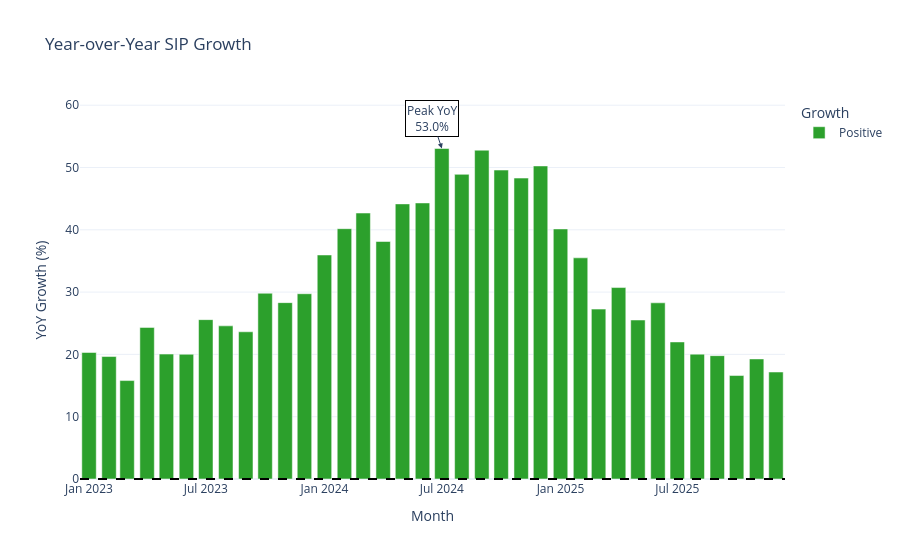

Notebook source saved alongside this figure:
### Code cell
fig.update_layout(
    template="plotly_white",
    hovermode="x unified",
    xaxis_title="Month",
    yaxis_title="YoY Growth (%)",
    legend_title="Growth"
)

### Figure 1 — Plotly figure (JSON) as saved in the notebook; plotly's stock layout.template omitted (floating-point values rounded to 4 significant figures)
{"data": [{"hovertemplate": "Growth=Positive<br>Month=%{x}<br>YoY Growth (%)=%{y}<extra></extra>", "legendgroup": "Positive", "marker": {"color": "#2ca02c", "pattern": {"shape": ""}}, "name": "Positive", "orientation": "v", "showlegend": true, "textposition": "auto", "type": "bar", "x": ["2023-01-01T00:00:00", "2023-02-01T00:00:00", "2023-03-01T00:00:00", "2023-04-01T00:00:00", "2023-05-01T00:00:00", "2023-06-01T00:00:00", "2023-07-01T00:00:00", "2023-08-01T00:00:00", "2023-09-01T00:00:00", "2023-10-01T00:00:00", "2023-11-01T00:00:00", "2023-12-01T00:00:00", "2024-01-01T00:00:00", "2024-02-01T00:00:00", "2024-03-01T00:00:00", "2024-04-01T00:00:00", "2024-05-01T00:00:00", "2024-06-01T00:00:00", "2024-07-01T00:00:00", "2024-08-01T00:00:00", "2024-09-01T00:00:00", "2024-10-01T00:00:00", "2024-11-01T00:00:00", "2024-12-01T00:00:00", "2025-01-01T00:00:00", "2025-02-01T00:00:00", "2025-03-01T00:00:00", "2025-04-01T00:00:00", "2025-05-01T00:00:00", "2025-06-01T00:00:00", "2025-07-01T00:00:00", "2025-08-01T00:00:00", "2025-09-01T00:00:00", "2025-10-01T00:00:00", "2025-11-01T00:00:00", "2025-12-01T00:00:00"], "xaxis": "x", "y": [20.31, 19.66, 15.8, 24.33, 20.05, 20.02, 25.58, 24.58, 23.63, 29.82, 28.31, 29.74, 35.96, 40.18, 42.69, 38.12, 44.16, 44.31, 53.05, 48.9, 52.78, 49.59, 48.3, 50.25, 40.14, 35.5, 27.27, 30.73, 25.52, 28.28, 22.0, 20.04, 19.8, 16.61, 19.27, 17.17], "yaxis": "y"}], "layout": {"annotations": [{"arrowhead": 2, "bgcolor": "white", "bordercolor": "black", "showarrow": true, "text": "Peak YoY<br>53.0%", "x": "2024-07-01T00:00:00", "y": 53.05}], "barmode": "relative", "hovermode": "x unified", "legend": {"title": {"text": "Growth"}, "tracegroupgap": 0}, "shapes": [{"line": {"color": "black", "dash": "dash"}, "type": "line", "x0": 0, "x1": 1, "xref": "x domain", "y0": 0, "y1": 0, "yref": "y"}], "title": {"text": "Year-over-Year SIP Growth"}, "xaxis": {"anchor": "y", "domain": [0, 1], "title": {"text": "Month"}}, "yaxis": {"anchor": "x", "domain": [0, 1], "title": {"text": "YoY Growth (%)"}}}}
